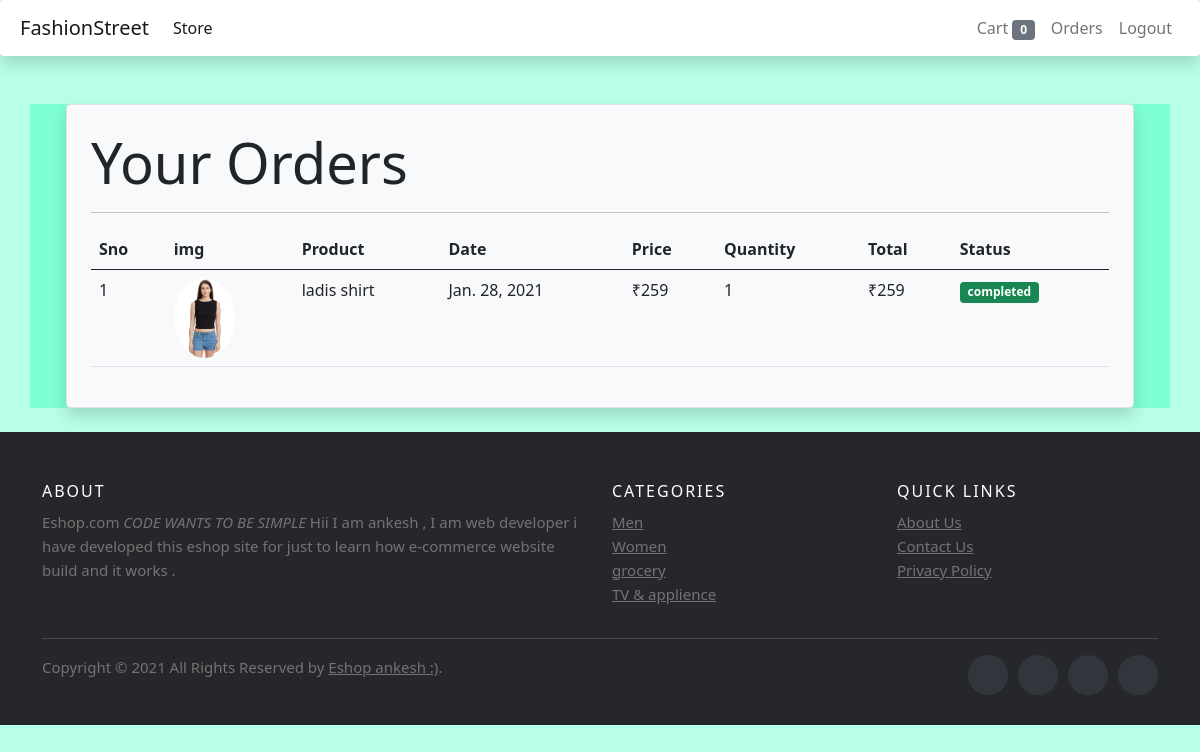
The app's page /orders (signed in) with its own data.
### store/models/order.py (models this page shows, shortened)
class Order(models.Model):
    product=models.ForeignKey(Product,on_delete=models.CASCADE)
    customer=models.ForeignKey(Customer,on_delete=models.CASCADE)
    quantity=models.IntegerField(default=1)
    price=models.IntegerField()
    address=models.CharField(max_length=200 ,default='',blank=True)
    phone=models.CharField(max_length=50,default='',blank=True)
    date=models.DateField(default=datetime.datetime.today)
    status=models.BooleanField(default=False)
    @staticmethod
    def get_orders_by_customer(customer_id):
        return Order.objects.filter(customer=customer_id).order_by('-date')

### store/models/product.py (models this page shows, shortened)
class Product(models.Model):
    name = models.CharField(max_length=50)
    price = models.IntegerField(default=0)
    category=models.ForeignKey(Category,on_delete=models.CASCADE,default=1)
    description = models.CharField(max_length=200,default='',null=True,blank=True)
    img = models.ImageField(upload_to='upload/products/')

### store/middlewares/auth.py (the view)
    def middleware(request):
        returnurl = request.META['PATH_INFO']
        if not request.session.get('customer_id'):
            return redirect(f'login?return_url={returnurl}')
        response = get_response(request)
        return response

### store/templatetags/custom_filter.py (called while the page is built)
@register.filter(name='currency')
def currency(price):
    return '₹'+str(price)

@register.filter(name='multipy')
def multipy(num1,num2):
    return num1*num2

### store/views.py (called while the page is built)
@auth_middleware
def orders(request):
    if request.method == "GET":
        customer=request.session.get('customer_id')
        orders=Order.get_orders_by_customer(customer)
        print(orders)
        return render(request, 'order.html',{'orders':orders})

### store/templates/order.html
{% extends 'base.html'%}
{%block content%}
{% load cart%}
{% load custom_filter %}
<div class="container" style="background: aquamarine;">
    <div class="border rounded p-4 m-4 shadow bg-light rounded">
        <p class="display-4 pl-4 ml-4">Your Orders</p>
        <hr>
        <table class="table">
            <thead>
                <tr>
                    <th>Sno</th>
                    <th>img</th>
                    <th>Product</th>
                    <th>Date</th>
                    <th>Price</th>
                    <th>Quantity</th>
                    <th>Total</th>
                    <th>Status</th>
                </tr>
            </thead>
            <tbody>
                {% for order in orders%}
                <tr>
                    <td>{{forloop.counter}}</td>
                    <td><img style="height: 80px;" class="rounded-circle"src="{{order.product.img.url}}" alt=""></td>
                    <td>{{order.product.name}}</td>
                    <td>{{order.date}}</td>
                    <td>{{order.price|currency}}</td>
                    <td>{{order.quantity}}</td>
                    <td>{{order.quantity|multipy:order.price|currency}}</td>
                    {%if order.status%}
                    <td><small class="badge bg-success">completed</small></td>
                    {%else%}
                    <td><small class="badge bg-warning text-dark">Pending</small></td>
                    {%endif%}
                </tr>
               {%endfor%}
            </tbody>
        </table>
    </div>
</div>
{%endblock%}

### records on screen
Order: product.img (picture), product.name "ladis shirt", date "Jan. 28, 2021", price "₹259", quantity "1", quantity|multipy "₹259", status "completed"

### other values on screen
{{ request.session.cart.keys|length }} "0"
